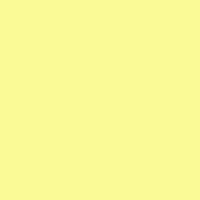
Frame 1 (no input)
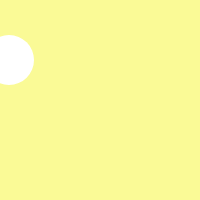
Frame 60 (no input)
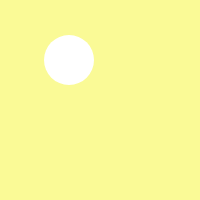
Frame 120 (the mouse pressed at the canvas centre since frame 60)

The p5.js sketch that drew these frames (run headless with seeded random() and noise() and a simulated clock; from frame 60 on, the mouse is pressed at the canvas centre):

// p5.js sketch
// ── sketch.js
let x_pos = -50;
let y_pos = 60;
function setup() {
  smooth();
  createCanvas(200, 200);
  // Make a <p> element and put it behind the canvas
  let p = createP('XXXXXXXXXXXXX');
  p.center();
  p.style('font-size', '40px');
  // p.style('text-align', 'center');
  p.position(0,0);
  p.style('z-index', '-9999');
  
  noStroke();
  // clear()
}

function draw() {
  background(250, 250, 150);
  // fill(15, 195, 185);
  erase(255);
  circle(x_pos, y_pos, 50);
  noErase();
  
  x_pos += 1;
  if (x_pos > width) {
    x_pos = -50;
  }
}
